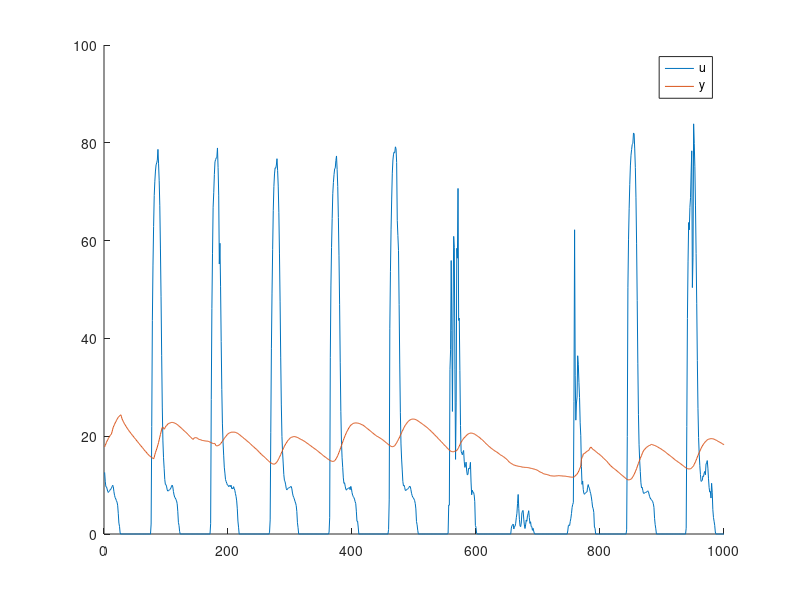
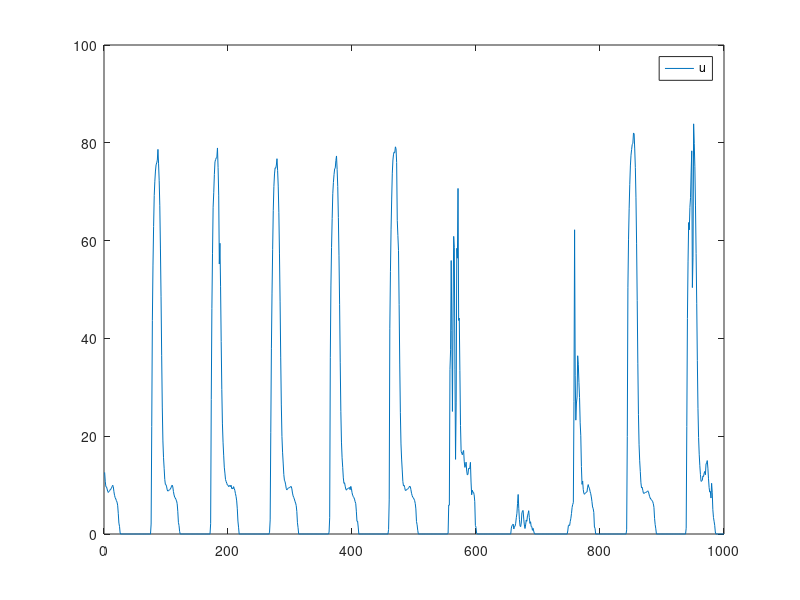
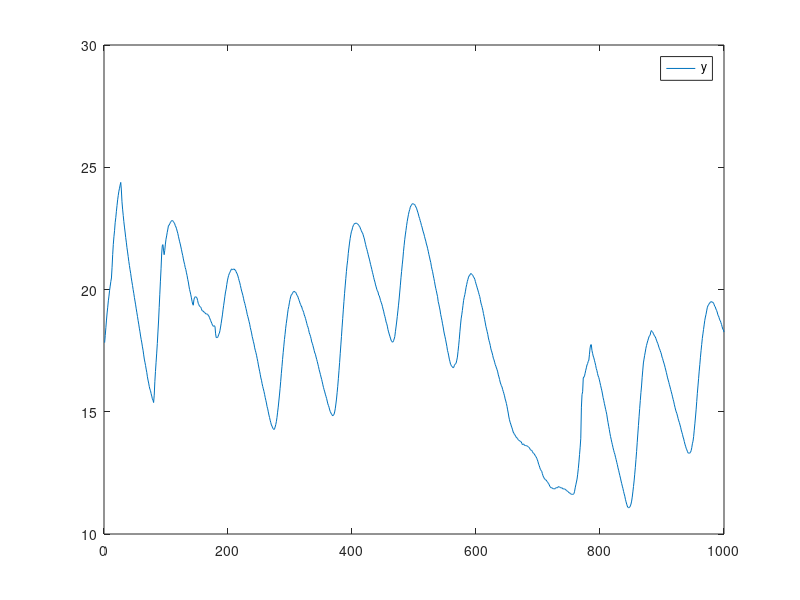

Write MATLAB code to recreate these figures, in order. (Note: this script raises an error after producing the figures.)
clear all
close all
clc

%% Model generation / Data generation

N = 1000; % length of the data
Ts = 1;  %  sampling time

% load data
load house.mat;

%% plotting
t = 1:N;
figure(1);
hold on;
plot(t, u);
plot(t, y);
legend('u', 'y');

figure(2);
plot(t, u);
legend('u');

figure(3);
plot(t, y);
legend('y');

%% detrending

% Creation of an iddata object for the output and input data
data = iddata(y,u);

% Compute the means of the data and store them in mu.InputOffset and
% mu.OutputOffset
mu = getTrend(data,0);

% Perform the data detrend
data_d = detrend(data,mu);

% Delay estimation
%nk = delayest(data_d);

%% Create models
na = 50;
nb = 50;
nk = 1;

% M1
Orders = [na nb nk]; % [n_a, n_b, n_k]
Option = arxRegulOptions('RegulKernel', 'DI');
[Lambda, R, log_negative_likelihood_m1, df_m1] = arxRegul(data_d, Orders, Option); % use data_d
arxOpt_m1 = arxOptions;
arxOpt_m1.Regularization.Lambda = Lambda;
arxOpt_m1.Regularization.R = R;
model_m1 = arx(data_d, Orders, arxOpt_m1);

% M2
Orders = [na nb nk]; % [n_a, n_b, n_k]
Option = arxRegulOptions('RegulKernel', 'TC');
[Lambda, R, log_negative_likelihood_m2, df_m2] = arxRegul(data_d, Orders, Option); % use data_d
arxOpt_m2 = arxOptions;
arxOpt_m2.Regularization.Lambda = Lambda;
arxOpt_m2.Regularization.R = R;
model_m2 = arx(data_d, Orders, arxOpt_m2);

% M3
Orders = [na nb nk]; % [n_a, n_b, n_k]
Option = arxRegulOptions('RegulKernel', 'SS');
[Lambda, R, log_negative_likelihood_m3, df_m3] = arxRegul(data_d, Orders, Option); % use data_d
arxOpt_m3 = arxOptions;
arxOpt_m3.Regularization.Lambda = Lambda;
arxOpt_m3.Regularization.R = R;
model_m3 = arx(data_d, Orders, arxOpt_m3);

% M4
Orders = [na nb nk]; % [n_a, n_b, n_k]
m = 5;
[Lambda, R, log_negative_likelihood_m4, df_m4] = arxRegulRF2(data_d , Orders, m); % use data_d
arxOpt_m4 = arxOptions;
arxOpt_m4.Regularization.Lambda = Lambda;
arxOpt_m4.Regularization.R = R;
model_m4 = arx(data_d, Orders, arxOpt_m4);

%% Plot A(z), B(z)

% m1
figure;
plot(model_m1.A)
figure;
plot(model_m1.B)

% m2
figure;
plot(model_m2.A)
figure;
plot(model_m2.B)

% m3
figure;
plot(model_m3.A)
figure;
plot(model_m3.B)

% m4
figure;
plot(model_m4.A)
figure;
plot(model_m4.B)

%% Compare different negative log likelihood
negative_log_likelihood = [log_negative_likelihood_m1;
                            log_negative_likelihood_m2;
                            log_negative_likelihood_m3;
                            log_negative_likelihood_m4;]


%% Hold cross validation
input_training = u(1:500);
output_training = y(1:500);

input_validation = u(501:1000);
output_validation = y(501:1000);

% Creation of an iddata object for the output and input data 
data_training = iddata(output_training, input_training);
data_validation = iddata(output_validation, input_validation);

% Compute the means of the data and store them in mu.InputOffset and
% mu.OutputOffset
mu_training = getTrend(data_training,0);
mu_validation = getTrend(data_validation, 0);

% Perform the data detrend
data_training_d = detrend(data_training, mu_training);
data_validation_d = detrend(data_validation, mu_validation);

% ARMAX model estimation
m1_training = arx(data_training_d, Orders, arxOpt_m1);
m2_training = arx(data_training_d, Orders, arxOpt_m2);
m3_training = arx(data_training_d, Orders, arxOpt_m3);
m4_training = arx(data_training_d, Orders, arxOpt_m4);

opt = compareOptions('InitialCondition','z');

% figure;
% compare(data_validation_d, m1_training, 1, opt)
% figure;
% compare(data_validation_d, m1_training, 2, opt)
% figure;
% compare(data_validation_d, m1_training, 3, opt)
% figure;
% compare(data_validation_d, m1_training, 4, opt)
% figure;
% compare(data_validation_d, m2_training, 1, opt)
% figure;
% compare(data_validation_d, m2_training, 2, opt)
% figure;
% compare(data_validation_d, m2_training, 3, opt)
% figure;
% compare(data_validation_d, m2_training, 4, opt)
% figure;
% compare(data_validation_d, m3_training, 1, opt)
% figure;
% compare(data_validation_d, m3_training, 2, opt)
% figure;
% compare(data_validation_d, m3_training, 3, opt)
% figure;
% compare(data_validation_d, m3_training, 4, opt)
% figure;
% compare(data_validation_d, m4_training, 1, opt)
% figure;
% compare(data_validation_d, m4_training, 2, opt)
% figure;
% compare(data_validation_d, m4_training, 3, opt)
% figure;
% compare(data_validation_d, m4_training, 4, opt)
% 

%% Cross correlation and auto correlation
% the confidence interval corresponds to 99%
% figure;
% resid(model_m1, data_d,'corr', 'r');
% figure;
% resid(model_m2, data_d,'corr', 'r');
% figure;
% resid(model_m3, data_d,'corr', 'r');
% figure;
% resid(model_m4, data_d,'corr', 'r');

%% SURE index
% SURE index
SURE_indexes = zeros(4, 1);
SURE_indexes(1) = surek(model_m1, df_m1);
SURE_indexes(2) = surek(model_m2, df_m2);
SURE_indexes(3) = surek(model_m3, df_m3);
SURE_indexes(4) = surek(model_m4, df_m4);
SURE_indexes;

%% computation time
comp_time = zeros(21,1);
Orders = [na nb nk]; % [n_a, n_b, n_k]
Option = arxRegulOptions('RegulKernel', 'SS');
m = 5;

for i=1:21
    tic

    % M3
    [Lambda, R, log_negative_likelihood_m3, df_m3] = arxRegul(data_d, Orders, Option); % use data_d

    % M4
    [Lambda, R, log_negative_likelihood_m4, df_m4] = arxRegulRF2(data_d , Orders, m); % use data_d

    comp_time(i) = toc;
end

standard_deviation = std(comp_time)
mean_time = mean(comp_time)

